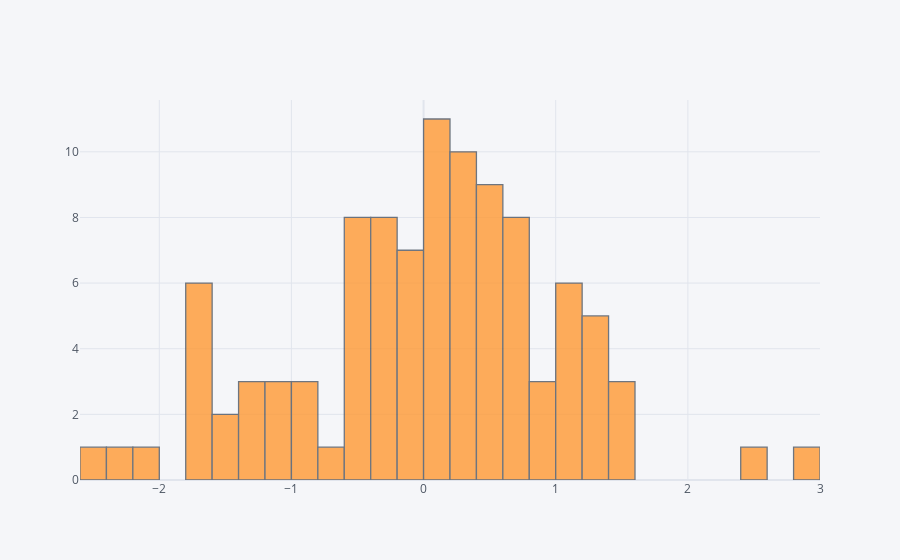

The code cell stored with this chart in its notebook:
### Markdown cell above
# Histogram

### Code cell
#Creating histogram plot for column A of df
df['A'].iplot(kind='hist',bins=50)

### Figure 1 — Plotly figure (JSON) as saved in the notebook; plotly's stock layout.template omitted (floating-point values rounded to 4 significant figures)
{"data": [{"histfunc": "count", "histnorm": "", "marker": {"color": "rgba(255, 153, 51, 1.0)", "line": {"color": "#4D5663", "width": 1.3}}, "name": "A", "nbinsx": 50, "opacity": 0.8, "orientation": "v", "type": "histogram", "x": [1.373, -0.4612, 0.173, -1.054, -1.793, 0.9363, 0.4383, 0.3371, -2.068, -2.231, -1.157, -0.4451, 0.4221, 1.275, 1.521, 0.141, -0.171, 0.2226, 0.6054, 0.3681, 1.509, 0.1284, 0.3368, 0.2779, 0.8968, 0.3663, 0.09362, 0.4416, -1.689, -1.749, -0.2912, -2.439, -0.8654, 0.6353, 0.7099, 1.561, -0.101, 0.6961, 1.092, 0.1236, 0.6648, -1.621, 0.09997, 0.8306, 1.021, 2.466, -1.408, -0.09616, 0.2985, -0.2278, -1.257, -0.3839, 0.1367, -0.2167, -0.2898, -0.6692, 0.3593, 1.089, -1.211, -1.697, -0.4761, 1.122, 0.7625, -0.1603, -0.5176, 1.286, -1.199, -0.2966, -0.576, 0.3316, 0.05583, -0.4775, 0.4126, -1.504, -0.09265, -0.2288, 0.3452, -1.386, 0.5071, 0.6157, 0.04773, -0.9132, -0.3718, -0.4788, 0.01617, 2.975, -0.8361, 0.004437, 0.6112, -1.709, 1.086, 0.4762, -0.1158, 1.323, -0.1827, 0.5766, 0.4833, 1.373, -0.5319, 1.038, 0.5283]}], "layout": {"barmode": "overlay", "legend": {"bgcolor": "#F5F6F9", "font": {"color": "#4D5663"}}, "paper_bgcolor": "#F5F6F9", "plot_bgcolor": "#F5F6F9", "title": {"font": {"color": "#4D5663"}}, "xaxis": {"gridcolor": "#E1E5ED", "showgrid": true, "tickfont": {"color": "#4D5663"}, "title": {"font": {"color": "#4D5663"}, "text": ""}, "zerolinecolor": "#E1E5ED"}, "yaxis": {"gridcolor": "#E1E5ED", "showgrid": true, "tickfont": {"color": "#4D5663"}, "title": {"font": {"color": "#4D5663"}, "text": ""}, "zerolinecolor": "#E1E5ED"}}}
